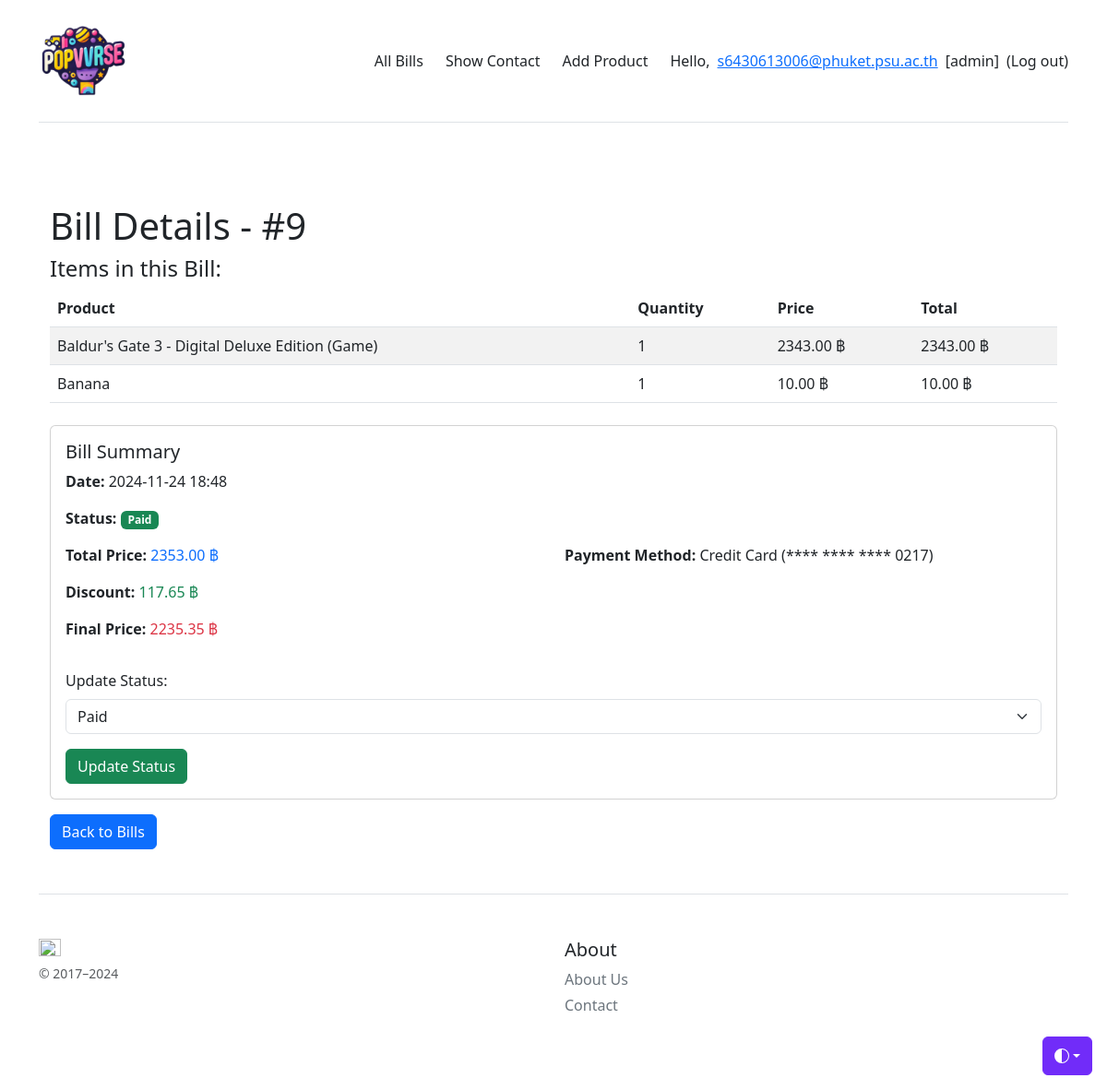
Page /admin_bill/9/ (signed in) on the committed database.
### myapp/models.py (models this page shows, shortened)
class Profile(models.Model):
    user = models.OneToOneField(User, on_delete=models.CASCADE)
    usertype = models.CharField(max_length=100, default='member')
    point = models.IntegerField(default=0)

class Bill(models.Model):
    STATUS_CHOICES = [
        ('Waiting', 'Waiting'),
        ('Paid', 'Paid'),
        ('Cancelled', 'Cancelled'),
    ]
    user = models.ForeignKey(settings.AUTH_USER_MODEL, on_delete=models.CASCADE)
    total_price = models.DecimalField(max_digits=10, decimal_places=2)
    discount_amount = models.DecimalField(max_digits=10, decimal_places=2)
    discounted_total_price = models.DecimalField(max_digits=10, decimal_places=2)
    payment_method = models.CharField(max_length=20, choices=[('credit_card', 'Credit Card'), ('paypal', 'PayPal')])
    status = models.CharField(max_length=10, choices=STATUS_CHOICES, default='Waiting')
    created_at = models.DateTimeField(default=now)
    credit_card = models.ForeignKey(CreditCard, on_delete=models.SET_NULL, null=True, blank=True)  # Add this line

class BillItem(models.Model):
    bill = models.ForeignKey(Bill, on_delete=models.CASCADE, related_name='items')
    product = models.ForeignKey(Product, on_delete=models.CASCADE)
    quantity = models.PositiveIntegerField()
    total_price = models.DecimalField(max_digits=10, decimal_places=2, default=Decimal('0.00'))  # Set default here

class Product(models.Model):
    title = models.CharField(max_length=200)
    description = models.TextField(null=True, blank=True)
    price = models.DecimalField(max_digits=10, decimal_places=2, null=True, blank=True)
    quantity = models.IntegerField(null=True, blank=True)
    instock = models.BooleanField(default=True)
    picture = models.ImageField(upload_to="product", null=True, blank=True)
    specfile = models.FileField(upload_to="specfile", null=True, blank=True)

class CreditCard(models.Model):
    user = models.ForeignKey(settings.AUTH_USER_MODEL, on_delete=models.CASCADE)
    card_number = models.CharField(max_length=16, blank=False, null=False)
    card_type = models.CharField(max_length=20, choices=[('Visa', 'Visa'), ('MasterCard', 'MasterCard'), ('Amex', 'Amex')], blank=False, null=False)
    expiry_date = models.CharField(max_length=7, blank=False, null=False)  # or use DateField if needed
    cardholder_name = models.CharField(max_length=100, blank=False, null=False)
    cvv = models.CharField(max_length=3, blank=False, null=False, default='000')  # Default value specified

### myapp/views.py (the view, shortened to what this page needs)
# urls.py: path('admin_bill/<int:bill_id>/', admin_bill_detail, name='admin_bill_detail'),
@user_passes_test(admin_check)
def admin_bill_detail(request, bill_id):
    bill = get_object_or_404(Bill, id=bill_id)
    bill_items = BillItem.objects.filter(bill=bill)
    return render(request, 'myapp/admin_bill_detail.html', {
        'bill': bill,
        'bill_items': bill_items,
    })

### myapp/views.py (called while the page is built)
def admin_check(user):
    return user.is_staff

### myapp/template/myapp/admin_bill_detail.html (shortened to what this page needs)
{% extends 'myapp/base.html' %}
{% block content %}
<div class="container mt-4">
    <h1>Bill Details - #{{ bill.id }}</h1>
    <h4>Items in this Bill:</h4>
    <table class="table table-striped">
        <thead>
            <tr>
                <th>Product</th>
                <th>Quantity</th>
                <th>Price</th>
                <th>Total</th>
            </tr>
        </thead>
        <tbody>
            {% for item in bill_items %}
            <tr>
                <td>{{ item.product.title }}</td>
                <td>{{ item.quantity }}</td>
                <td>{{ item.product.price }} ฿</td>
                <td>{{ item.total_price }} ฿</td>
            </tr>
            {% endfor %}
        </tbody>
    </table>
    <div class="card mt-4">
        <div class="card-body">
            <h5 class="card-title">Bill Summary</h5>
            <p><strong>Date:</strong> {{ bill.created_at|date:"Y-m-d H:i" }}</p>
            <p><strong>Status:</strong>
                {% if bill.status == 'Waiting' %}
                    <span class="badge bg-warning">{{ bill.status }}</span>
                {% elif bill.status == 'Paid' %}
                    <span class="badge bg-success">{{ bill.status }}</span>
                {% elif bill.status == 'Cancelled' %}
                    <span class="badge bg-danger">{{ bill.status }}</span>
                {% endif %}
            </p>
            <div class="row">
                <div class="col-md-6">
                    <p><strong>Total Price:</strong> <span class="text-primary">{{ bill.total_price }} ฿</span></p>
                    <p><strong>Discount:</strong> <span class="text-success">{{ bill.discount_amount }} ฿</span></p>
                    <p><strong>Final Price:</strong> <span class="text-danger">{{ bill.discounted_total_price }} ฿</span></p>
                </div>
                <div class="col-md-6">
                    <p><strong>Payment Method:</strong>
                        {% if bill.payment_method == 'credit_card' %}
                        Credit Card (**** **** **** {{ bill.credit_card.card_number|stringformat:"s"|slice:"-4:" }})
                        {% else %}
                        {{ bill.payment_method }}
                        {% endif %}
                    </p>
                </div>
            </div>
            <form method="POST" class="mt-3">
                <div class="mb-3">
                    <label for="status" class="form-label">Update Status:</label>
                    <select name="status" id="status" class="form-select">
                        <option value="Paid" {% if bill.status == 'Paid' %}selected{% endif %}>Paid</option>
                    </select>
                </div>
                <button type="submit" class="btn btn-success">Update Status</button>
            </form>
        </div>
    </div>
    <a href="{% url 'admin_all_bills' %}" class="btn btn-primary mt-3">Back to Bills</a>
</div>
{% endblock %}

### myapp/template/myapp/base.html (shortened to what this page needs)
{% load static %}
<!doctype html>
<html lang="en" data-bs-theme="auto">
  <head><script src="/docs/5.3/assets/js/color-modes.js"></script>
    <link rel="stylesheet" href="https://cdn.jsdelivr.net/npm/@docsearch/css@3">
<link href="https://getbootstrap.com/docs/5.3/dist/css/bootstrap.min.css" rel="stylesheet">
    <link href="https://getbootstrap.com/docs/5.0/examples/pricing/pricing.css" rel="stylesheet">
  </head>
  <body>
    <div class="dropdown position-fixed bottom-0 end-0 mb-3 me-3 bd-mode-toggle">
      <button class="btn btn-bd-primary py-2 dropdown-toggle d-flex align-items-center"
              id="bd-theme"
              type="button"
              aria-expanded="false"
              data-bs-toggle="dropdown"
              aria-label="Toggle theme (auto)">
        <svg class="bi my-1 theme-icon-active" width="1em" height="1em"><use href="#circle-half"></use></svg>
      </button>
    </div>
<div class="container py-3">
  <header>
    <div class="d-flex flex-column flex-md-row align-items-center pb-3 mb-4 border-bottom">
      <a href="/" class="d-flex align-items-center link-body-emphasis text-decoration-none">
        <img src="{% static 'image/logo_use.png' %}" alt="banana image" width="100" height="100">
      </a>
      <nav class="d-inline-flex mt-2 mt-md-0 ms-md-auto gap-2">
        {% if user.profile.usertype == "admin" %}
          <a class="me-3 py-2 text-dark text-decoration-none" href="{% url 'admin_all_bills' %}">All Bills</a>
          <a class="me-3 py-2 text-dark text-decoration-none" href="{% url 'showcontact-page' %}">Show Contact</a>
          <a class="me-3 py-2 text-dark text-decoration-none" href="{% url 'addproduct-page' %}">Add Product</a>
        {% endif %}
        {% if user.is_authenticated %}
          <a class="py-2 text-dark text-decoration-none" href="#">Hello,<a class="py-2" href="{%url 'profile-page'%}">{{user.username}}</a><a class="py-2 text-decoration-none text-dark">[{{user.profile.usertype}}]</a>
          <a class="py-2 text-dark text-decoration-none" href="{% url 'logout' %}">(Log out)</a>
        {% else %}
          <a class="py-2 text-dark text-decoration-none" href="{% url 'login' %}">Log in</a>
        {% endif %}
      </nav>
    </div>
    <div class="pricing-header p-3 pb-md-4 mx-auto text-center">
    </div>
  </header>
  <main>
    {% block content %}
    {% endblock content %}
  </main>
  <footer class="pt-4 my-md-5 pt-md-5 border-top">
    <div class="row">
      <div class="col-12 col-md">
        <img class="mb-2" src="https://getbootstrap.com/docs/5.3/assets/brand/bootstrap-logo.svg" alt="" width="24" height="19">
        <small class="d-block mb-3 text-body-secondary">&copy; 2017–2024</small>
      </div>
      <div class="col-6 col-md">
        <h5>About</h5>
        <ul class="list-unstyled text-small">
          <li class="mb-1"><a class="link-secondary text-decoration-none" href="{% url 'about-page' %}">About Us</a></li>
          <li class="mb-1"><a class="link-secondary text-decoration-none" href="{% url 'contact-page' %}">Contact</a></li>
        </ul>
      </div>
    </div>
  </footer>
</div>
    </body>
</html>

### myapp/template/myapp/base.html (style rules this page uses)
.bi { vertical-align: -.125em; fill: currentColor; }
.btn-bd-primary { --bd-violet-bg: #712cf9; --bd-violet-rgb: 112.520718, 44.062154, 249.437846; --bs-btn-font-weight: 600; --bs-btn-color: var(--bs-white); --bs-btn-bg: var(--bd-violet-bg); --bs-btn-border-color: var(--bd-violet-bg); --bs-btn-hover-color: var(--bs-white); --bs-btn-hover-bg: #6528e0; --bs-btn-hover-border-color: #6528e0; --bs-btn-focus-shadow-rgb: var(--bd-violet-rgb); --bs-btn-active-color: var(--bs-btn-hover-color); --bs-btn-active-bg: #5a23c8; --bs-btn-active-border-color: #5a23c8; }
.bd-mode-toggle { z-index: 1500; }

### rows in the picture
Bill: id "9", created_at "2024-11-24 18:48", status "Paid", total_price "2353.00", discount_amount "117.65", discounted_total_price "2235.35", credit_card.card_number "0217"
BillItem: product "Baldur's Gate 3 - Digital Deluxe Edition (Game)", quantity "1", product.price "2343.00", total_price "2343.00"
BillItem: product "Banana", quantity "1", product.price "10.00", total_price "10.00"

### other values in the picture
{{ user.username }} "s6430613006@phuket.psu.ac.th"
{{ user.profile.usertype }} "admin"
